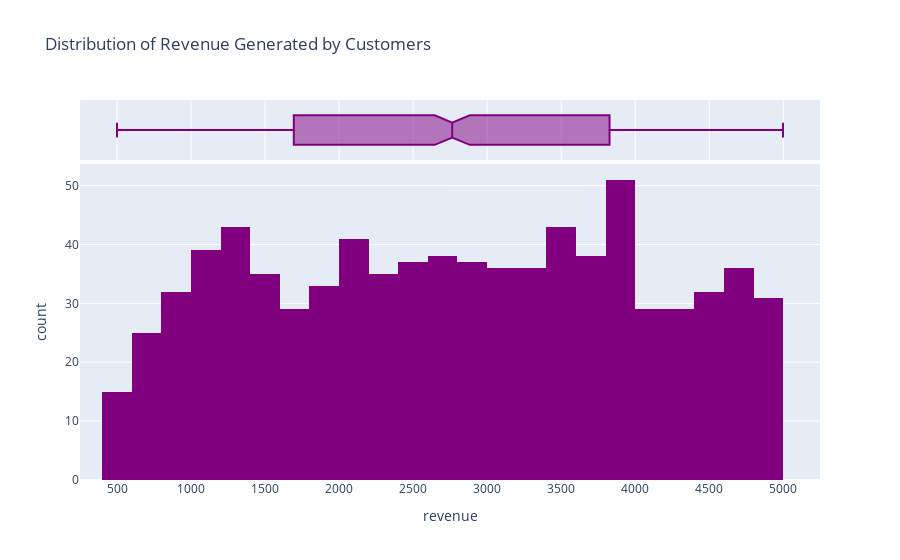

Notebook code for this chart:
### Code cell
import plotly.express as px

fig = px.histogram(data, x="revenue", 
                   title="Distribution of Revenue Generated by Customers",
                   nbins=30,  
                   marginal="box",
                   color_discrete_sequence=["purple"])

fig.show()

### Figure 1 — Plotly figure (JSON) as saved in the notebook; plotly's stock layout.template omitted (floating-point values rounded to 4 significant figures; data arrays with more than 128 entries replaced by an {"elided": "..."} marker saying what was removed)
{"data": [{"alignmentgroup": "True", "bingroup": "x", "hovertemplate": "revenue=%{x}<br>count=%{y}<extra></extra>", "legendgroup": "", "marker": {"color": "purple", "pattern": {"shape": ""}}, "name": "", "nbinsx": 30, "offsetgroup": "", "orientation": "v", "showlegend": false, "type": "histogram", "x": {"elided": "800 int values"}, "xaxis": "x", "yaxis": "y"}, {"alignmentgroup": "True", "hovertemplate": "revenue=%{x}<extra></extra>", "legendgroup": "", "marker": {"color": "purple"}, "name": "", "notched": true, "offsetgroup": "", "showlegend": false, "type": "box", "x": {"elided": "800 int values"}, "xaxis": "x2", "yaxis": "y2"}], "layout": {"barmode": "relative", "legend": {"tracegroupgap": 0}, "title": {"text": "Distribution of Revenue Generated by Customers"}, "xaxis": {"anchor": "y", "domain": [0, 1], "title": {"text": "revenue"}}, "xaxis2": {"anchor": "y2", "domain": [0, 1], "matches": "x", "showgrid": true, "showticklabels": false}, "yaxis": {"anchor": "x", "domain": [0, 0.8316], "title": {"text": "count"}}, "yaxis2": {"anchor": "x2", "domain": [0.8416, 1], "matches": "y2", "showgrid": false, "showline": false, "showticklabels": false, "ticks": ""}}}
